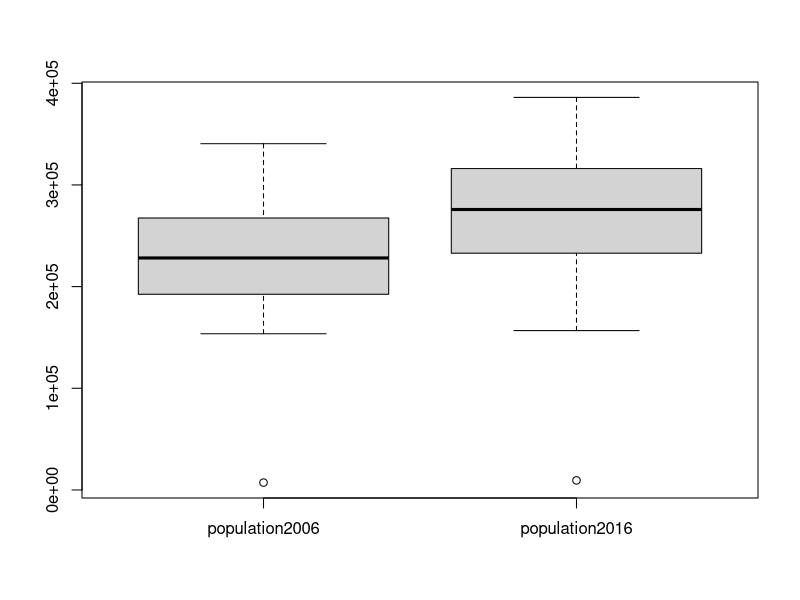
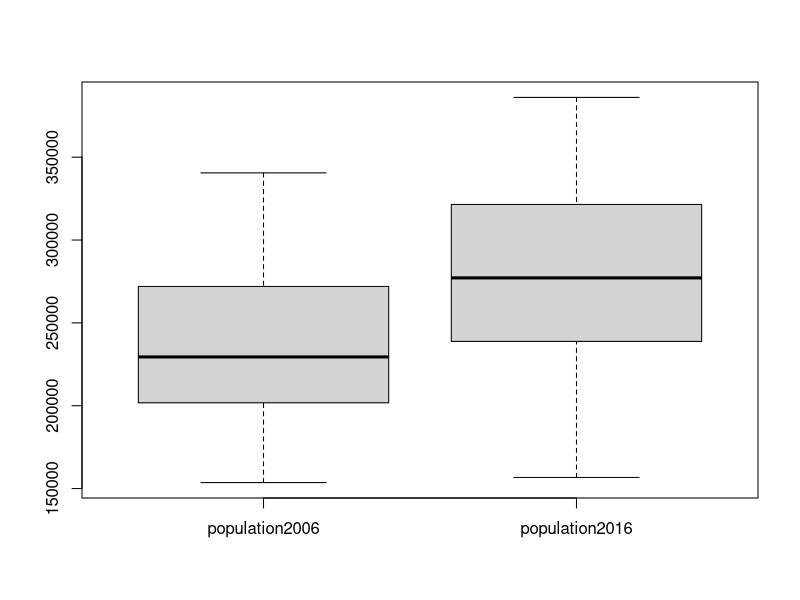
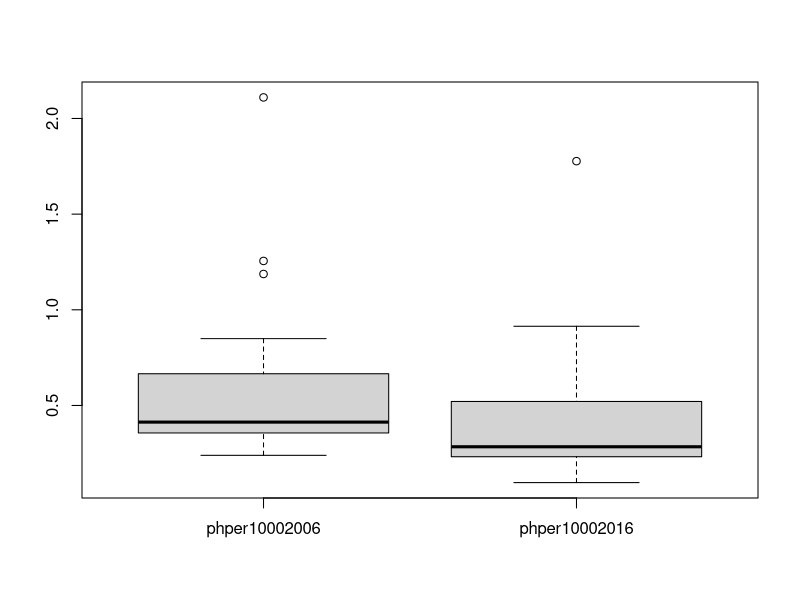
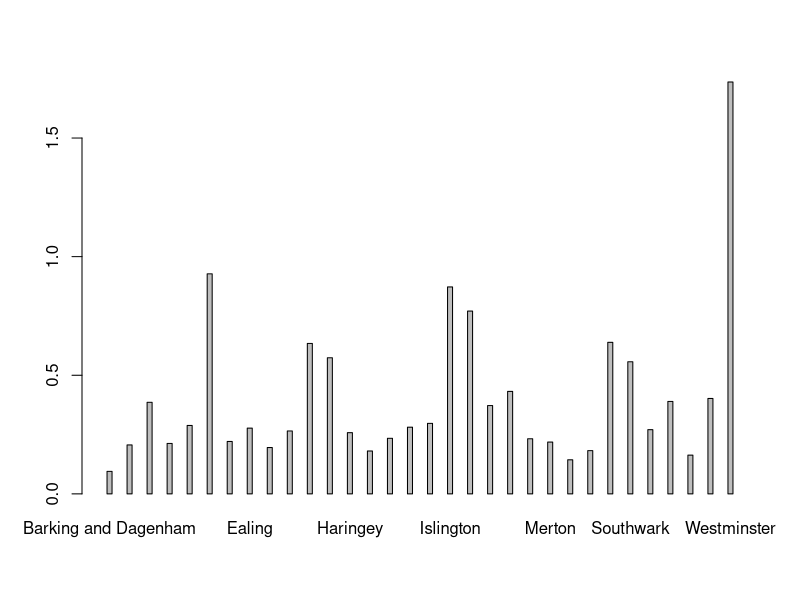
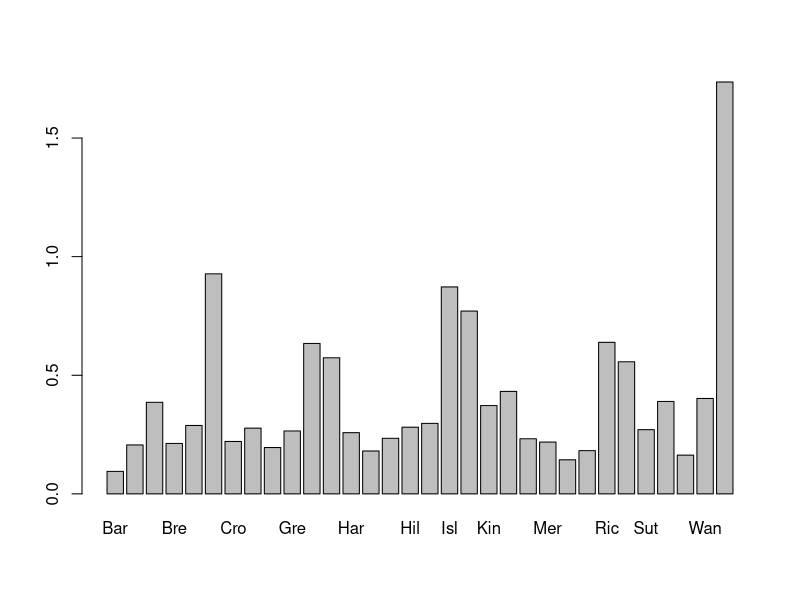

R code for these plots, in order:
#LBBD R User Group Session 1


#-----------------Practical session 1------------

#Set working directory
setwd("\\\\Dsfin\\corpcom\\LBBDR\\TNG\\Session 1")

#Read csv file
session1_df <- read.csv("session1.csv")

#examine top 10 records
head(session1_df)

#produce summary statistics
summary(session1_df)

#explore spread of data using boxplot
boxplot(session1_df[4:5])

#the first record in the data frame (City of London) is a clear outlier
#Remove from dataset
session1_df <- session1_df[-1,]

#relook at the top 10 records, notice that City of London is no longer there
head(session1_df)

#recheck the summary statistics
summary(session1_df)

#a new boxplot will show that there are no outliers now that City of London has been removed
boxplot(session1_df[4:5])

#create new variables for number of public houses per 1000 residents for both years
session1_df$phper10002006 <- (session1_df$ph2006/session1_df$population2006)*1000
session1_df$phper10002016 <- (session1_df$ph2016/session1_df$population2016)*1000

#look at the top 10 rows with the new data present
head(session1_df)

#look at the summary statistics
summary(session1_df)

#explore the new variables using a boxplot, notice that there are some outliers
boxplot(session1_df[6:7])

#sort the data frame to show top 3 boroughs for 2016
head(session1_df[order(-session1_df$phper10002016), ], 3)

#save data frame to csv file
write.csv(session1_df, "session1_Output.csv")


#--- additional piece for people to work through -------------

df <- read.csv("session1_2017.csv", stringsAsFactors = F)

df <- df[-1,]

df$phper10002017 <- (df$ph2017/df$population2017)*1000
head(df[order(-df$phper10002017), ], 3)

barplot(height = df$phper10002017, names.arg = df$area, 1, 3)
barplot(height = df$phper10002017, names.arg = substr(df$area, 1, 3))

#clear your environment
rm(list=ls())
